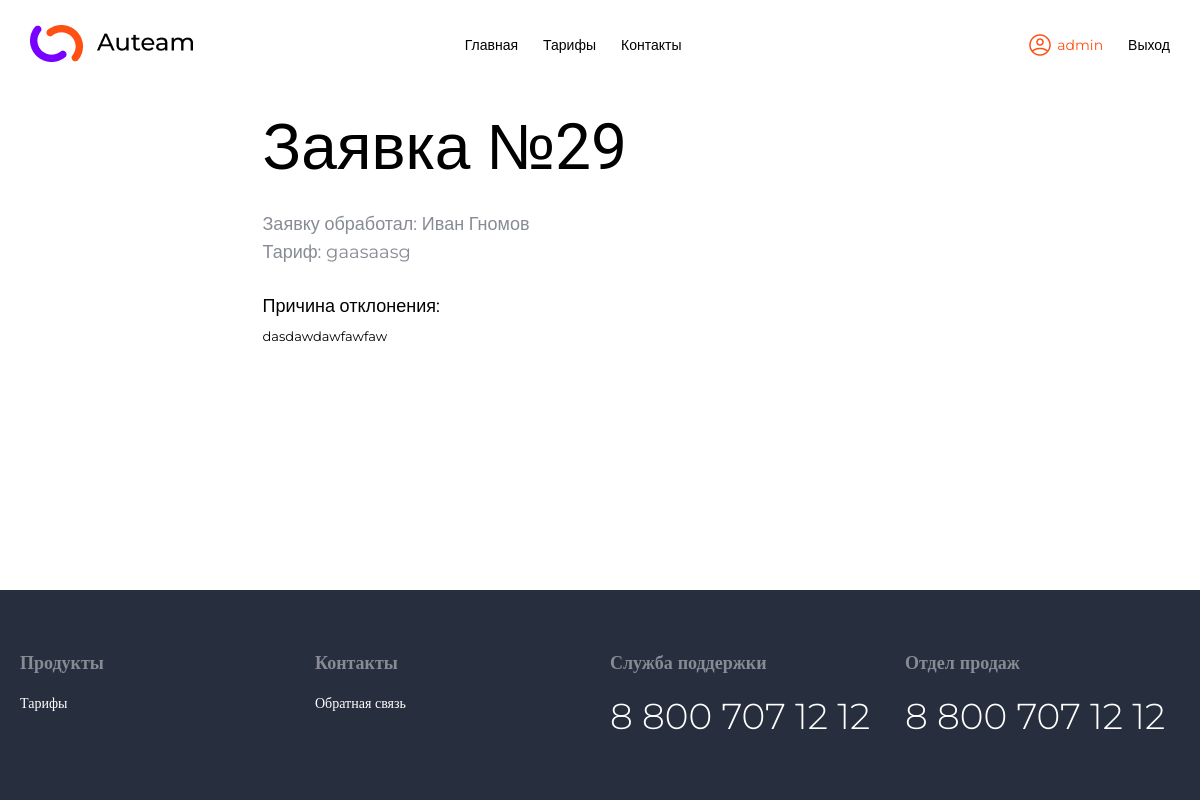
The page /lk/tariffs_history/id=29 (signed in) on the database its author committed.
### main/models.py (models this page shows, shortened)
class TariffHistory(models.Model):
    user = models.ForeignKey(User, on_delete=models.CASCADE, verbose_name='Пользователь')
    tariff = models.ForeignKey(Tariff, on_delete=models.CASCADE, null=True, blank=True, verbose_name='Тариф')
    engineer = models.ForeignKey(User, on_delete=models.CASCADE, limit_choices_to={'groups__name': "Инженер"},
                                 related_name='Обработал', verbose_name='Отклонил', null=True, blank=True)
    is_declined = models.BooleanField(default=False, verbose_name='Отклонено')
    desc = models.TextField(max_length=255, verbose_name='Причина отклонения', blank=True)
    disabled_at = models.DateTimeField(auto_now_add=True, verbose_name='Дата отключения')
    class Meta:
        verbose_name = 'История тарифов'
        verbose_name_plural = 'История тарифов'

class Tariff(models.Model):
    title = models.CharField(max_length=255, verbose_name='Название')
    speed = models.PositiveIntegerField(default=0, verbose_name='Скорость')
    cloud = models.PositiveIntegerField(default=0, verbose_name='Облако')
    desc = models.TextField(max_length=255, verbose_name='Описание')
    price = models.PositiveIntegerField(verbose_name='Цена')
    is_promotion = models.BooleanField(default=False, verbose_name='Акция')
    class Meta:
        verbose_name = 'Тариф'
        verbose_name_plural = 'Тарифы'

### main/views.py (the view)
# urls.py: path('lk/tariffs_history/id=<id>', view_decline, name='view_decline'),
@login_required()
def view_decline(request, id):
    tariff = TariffHistory.objects.get(pk=id)
    return render(request, 'main/user/history/view_decline.html', {'tariff': tariff})

### main/templates/main/user/history/view_decline.html (shortened to what this page needs)
{% extends 'base.html' %}
{% block content %}
    <div class="content">
        <div class="container">
            <div class="form-request-container">
                <div class="form-request">
                    <div class="title">
                        Заявка №{{ tariff.id }}
                    </div>
                    <div class="info">
                        <div class="from">
                            Заявку обработал: {{ tariff.engineer.first_name }} {{ tariff.engineer.last_name }}
                        </div>
                        <div class="tariff">
                            Тариф: {{ tariff.tariff.title }}
                        </div>
                    </div>
                    <div class="message-block">
                        <div class="message-title">
                            Причина отклонения:
                        </div>
                        <div class="message-text">
                            {{ tariff.desc }}
                        </div>
                    </div>
                </div>
            </div>
        </div>
    </div>
{% endblock %}

### templates/_inc/header.html (shortened to what this page needs)
{% load static %}
<header class="header">
    <div class="container">
        <div class="header__inner">
            <div class="logo-container">
                <a href="{% url 'main:home' %}"><img src="{% static 'images/logo.png' %}" alt="" class="logo"></a>
            </div>
            <nav class="nav">
                <ul class="nav-menu">
                    <li class="nav-menu__item"><a href="{% url 'main:home' %}" class="nav-menu__link">Главная</a></li>
                    <li class="nav-menu__item"><a href="{% url 'main:tariffs' %}" class="nav-menu__link">Тарифы</a></li>
                    <li class="nav-menu__item"><a href="{% url 'main:contacts' %}" class="nav-menu__link">Контакты</a></li>
                </ul>
                <ul class="nav-menu">
                    {% if user.is_authenticated %}
                            <li class="nav-menu__item user-link"><a
                                href="{% url 'main:profile' %}"><img src="{% static 'images/userlogo.png' %}" alt="">{{ user.username }}</a>
                        </li>
                        <li class="nav-menu__item"><a href="{% url 'main:logout' %}">Выход</a></li>
                    {% else %}
                        <li class="nav-menu__item"><a href="{% url 'main:auth' %}"
                                                      class="nav-menu__link">Авторизация</a></li>
                        <li class="nav-menu__item"><a href="{% url 'main:register' %}" class="nav-menu__link">Регистрация</a>
                        </li>
                    {% endif %}
                </ul>
            </nav>
        </div>
    </div>
</header>

### main/static/style.css (style rules this page uses)
html { -webkit-font-smoothing: antialiased; -moz-osx-font-smoothing: grayscale; text-rendering: optimizeLegibility; height: 100%; }
body { position: relative; font-family: 'Roboto', sans-serif; font-weight: 300; margin: 0; background-color: white; font-size: 14px; color: black; height: 100%; }
*, *:before, *:after { box-sizing: border-box; margin: 0; padding: 0; }
.content { padding: 20px 0; flex: 1 0 auto !important; }
.footer, .header { flex: 0 0 auto !important; }
a { text-decoration: none; color: black; }
.container { max-width: 1210px; width: 100%; margin: 0 auto; padding: 0 30px; }
.logo { object-fit: contain; }
.header__inner { display: flex; justify-content: space-between; flex-direction: row; padding: 25px 0; align-items: center; }
.nav { display: flex; justify-content: space-between; flex-direction: row; flex: 1 1 90%; }
.nav-menu { display: flex; align-items: center; list-style: none; justify-content: flex-end; padding: 0; width: 50%; flex-wrap: wrap; }
.logo-container { flex: 1 1 10%; }
.nav-menu__item { display: inline; position: relative; font-family: 'Montserrat', sans-serif; font-weight: 400; font-size: 14px; line-height: 17px; margin-left: 25px; }
.nav-menu__item:first-child { margin-left: 0; }
.nav-menu__item:after { content: ""; display: block; width: 100%; height: 1px; margin-top: 2px; background-color: black; opacity: 0; position: absolute; top: 100%; left: 0; z-index: 1; transition: opacity .1s linear; }
.nav-menu__item.user-link:after { background-color: #FF4F12; }
.user-link a { display: flex !important; align-items: center !important; cursor: pointer; }
.user-link a { cursor: pointer; }
.user-link img { margin-right: 5px; }
.user-link a { color: #FF4F12; }
::placeholder { color: #C4C4C4; }
.form-request-container { font-family: 'Montserrat', sans-serif; font-weight: 400; max-width: 675px; width: 100%; margin: 0 auto; }
.form-request { display: flex; flex-direction: column; ; }
.form-request .title { font-family: 'Roboto', sans-serif; font-size: 64px; font-weight: 400; margin-bottom: 22px; }
.form-request .info { font-size: 18px; color: #878B93; }
.form-request .info * { margin: 6px 0; }
.form-request .message-block { margin: 26px 0 0 0; }
.form-request .message-block .message-title { font-size: 18px; margin-bottom: 8px; }
.form-request .message-block .message-text { font-size: 13px; line-height: 175.4%; }

### rows shown on the page
TariffHistory: id "29", engineer.first_name "Иван", engineer.last_name "Гномов", tariff "gaasaasg", desc "dasdawdawfawfaw"

### other values the page prints
{{ user.username }} "admin"
